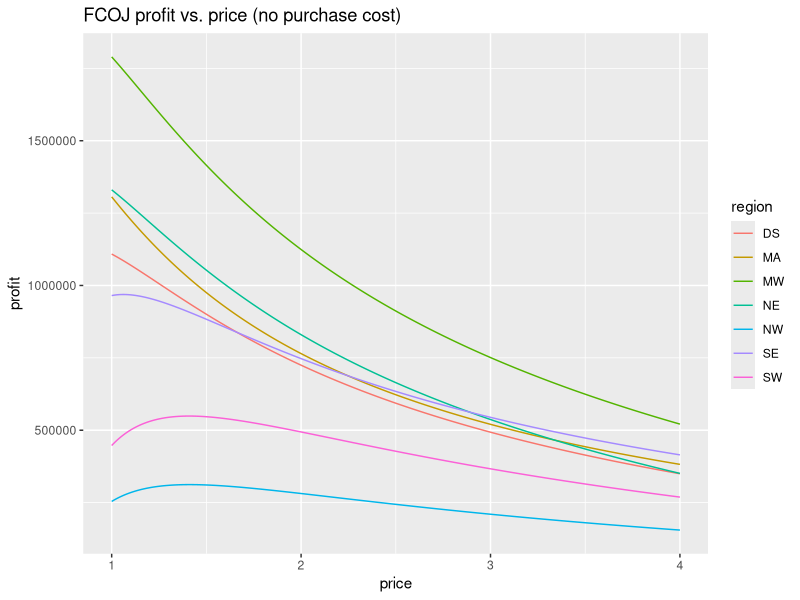
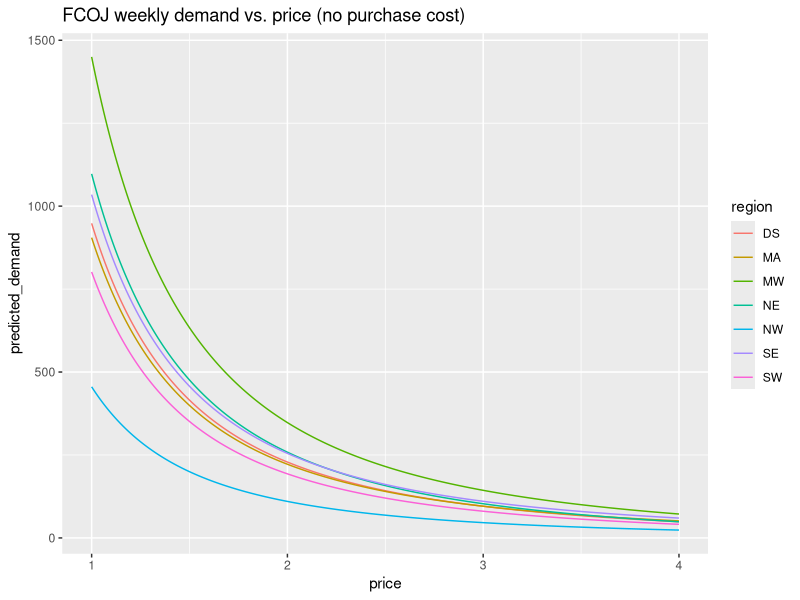
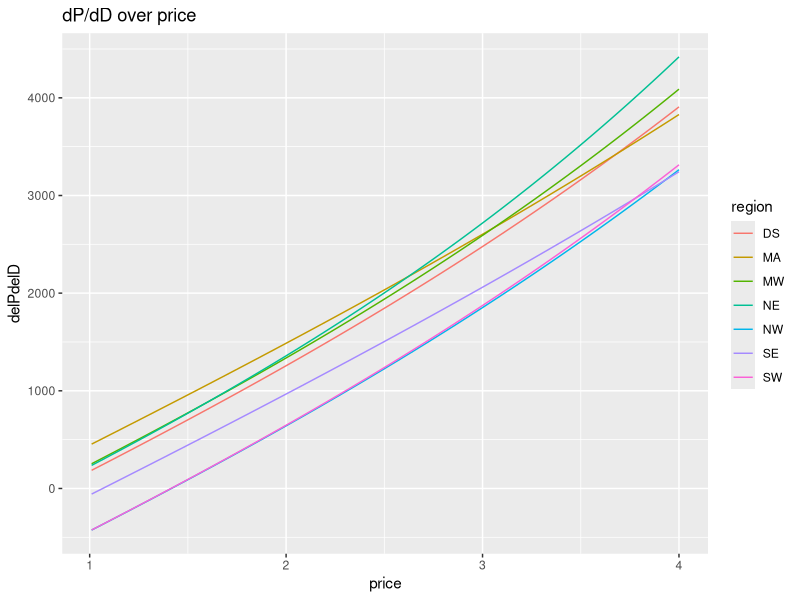
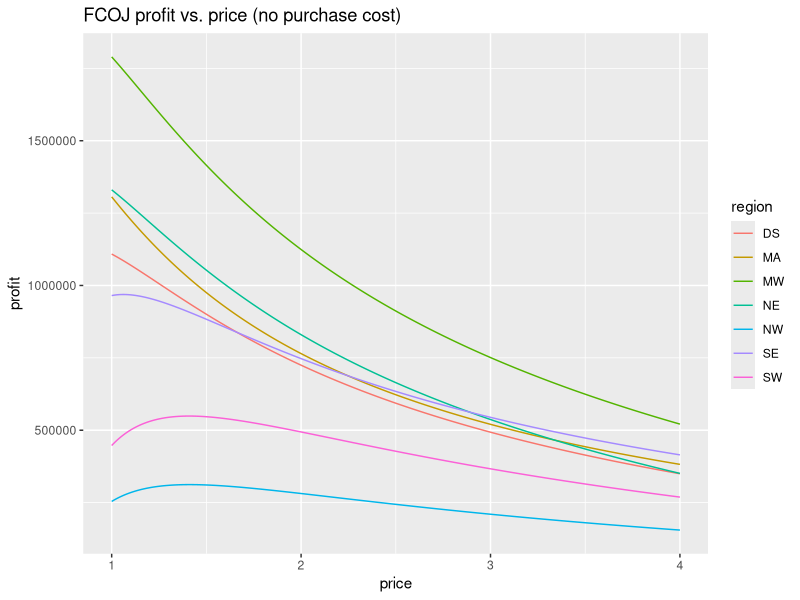
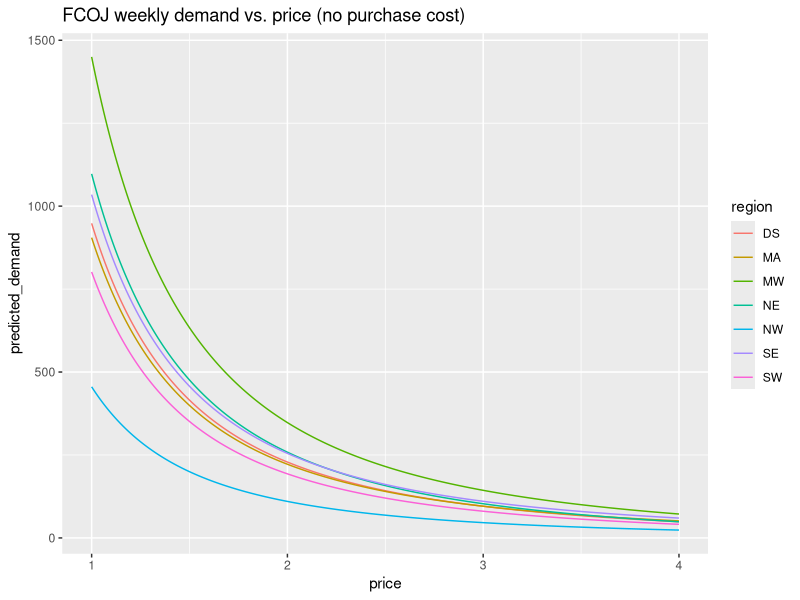

Recreate these plots in R, in order.
library(dplyr)
library(ggplot2)

cwd <- getwd()
setwd('..')
all.demands <- read.csv('fit_demand/all_predicted_demands.csv',
    stringsAsFactors=FALSE)
fcoj.demands <- all.demands[all.demands$product == 'FCOJ', ]

fcoj.demands$weekly_revenue <- fcoj.demands$price *
    fcoj.demands$predicted_demand * 2000
fla.to.s35 <- 1522
fla.to.s51 <- 967
fla.to.s59 <- 2961
fla.to.s73 <- 1470
fcoj.demands$fla.to.storage <- c(rep(fla.to.s51, 903),
                                 rep(fla.to.s73, 301),
                                 rep(fla.to.s35, 301),
                                 rep(fla.to.s59, 602))
fcoj.demands$fla.to.storage.cost <- 0.22 *
    fcoj.demands$predicted_demand *
    fcoj.demands$fla.to.storage
closest.storage.dists <- read.csv(
    'fit_demand/region_storage_dists_opt.csv')
fcoj.demands$storage.to.market <- c(rep(479.1429, 301),
                                    rep(286.7647, 301),
                                    rep(712.1667, 301),
                                    rep(368.5909, 301),
                                    rep(413.3750, 301),
                                    rep(659.1250, 301),
                                    rep(659, 301))
fcoj.demands$storage.to.market.cost <- 1.2 *
    fcoj.demands$predicted_demand *
    fcoj.demands$storage.to.market

fcoj.demands$profit <- fcoj.demands$weekly_revenue - (
    fcoj.demands$fla.to.storage.cost +
    fcoj.demands$storage.to.market.cost)

opt <- fcoj.demands %>%
    group_by(region) %>%
        filter(profit==max(profit)) %>%
            select(region, price,
                   predicted_demand, weekly_revenue,
                   profit)

print('Profit - purchase cost')
sum(opt$profit) - (1.12847 * 136000 * 2000 / 48)

# The above needs to be constrained by our demands, which
# need to sum to less than 2834.

# This function takes in a vector of prices
# (NE, MA, SE, MW, DS, NW, SW) and returns a dataframe
# with the relevant revenue and profit.
get.profits <- function(region.prices) {
    ind1 <- which(fcoj.demands$region == 'NE' &
                  fcoj.demands$price == region.prices[1])
    ind2 <- which(fcoj.demands$region == 'MA' &
                  fcoj.demands$price == region.prices[2])
    ind3 <- which(fcoj.demands$region == 'SE' &
                  fcoj.demands$price == region.prices[3])
    ind4 <- which(fcoj.demands$region == 'MW' &
                  fcoj.demands$price == region.prices[4])
    ind5 <- which(fcoj.demands$region == 'DS' &
                  fcoj.demands$price == region.prices[5])
    ind6 <- which(fcoj.demands$region == 'NW' &
                  fcoj.demands$price == region.prices[6])
    ind7 <- which(fcoj.demands$region == 'SW' &
                  fcoj.demands$price == region.prices[7])
    return(fcoj.demands[c(ind1, ind2, ind3, ind4, ind5, ind6, ind7),
                        c(1, 3, 4, 5, ncol(fcoj.demands))])
}

# Try optimal solution and increase the MW price and see
# if we meet the sum(predicted_demand) < 2834 constraint anywhere.
region.prices <- c(1, 1, 1.06, 1, 1, 1.41, 1.41)
p.vec <- unique(fcoj.demands$price)

subopt <- matrix(NA, length(p.vec), 3)
colnames(subopt) <- c('varied_price', 'profit', 'predicted_demand')
i <- 1
for (p in p.vec) {
    region.prices[4] <- p
    df <- get.profits(region.prices)
    subopt[i, ] <- c(p, sum(df$profit), sum(df$predicted_demand))
    i <- i + 1
}

region.prices <- c(1.5, 1.5, 1.5, 1.3, 1.25, 2.5, 2.5)
df <- get.profits(region.prices)
sum(df$profit)
sum(df$predicted_demand)

f <- function(region.prices) {
    df <- get.profits(region.prices)
    return(sum(df$profit))
}
g <- function(region.prices) {
    df <- get.profits(region.prices)
    return(sum(df$predicted_demand))
}

get.obj.const <- function(region.prices) {
    print(f(region.prices))
    print(g(region.prices))
}

# Plot profit as a function of price.  The steepness of curves
# should help us make a quantitative optimization.
setwd(cwd)  
ggplot(fcoj.demands, aes(x=price, y=profit, colour=region)) +
    geom_line() +
    ggtitle('FCOJ profit vs. price (no purchase cost)')
ggsave('FCOJ_profit_vs_price.png', width=10, height=6)
ggplot(fcoj.demands, aes(x=price, y=predicted_demand, colour=region)) +
    geom_line() +
    ggtitle('FCOJ weekly demand vs. price (no purchase cost)')
ggsave('FCOJ_weekly_demand_vs_price.png', width=10, height=6)

diffs <- fcoj.demands %>%
    group_by(region) %>%
        mutate(delD = c(0, diff(predicted_demand)),
               delP = c(0, diff(profit))) %>%
        select(region, price, predicted_demand,
               profit, delD, delP) %>%
        mutate(delPdelD = delP / delD) %>%
        na.omit()

ggplot(diffs, aes(x=price, y=delPdelD, colour=region)) +
    geom_line() +
    ggtitle('dP/dD over price')


# Best so far:
get.obj.const(c(1.5, 1.5, 1.53, 1.38, 1.4, 2.1, 2))
# [1] 6112246
# [1] 2836.821